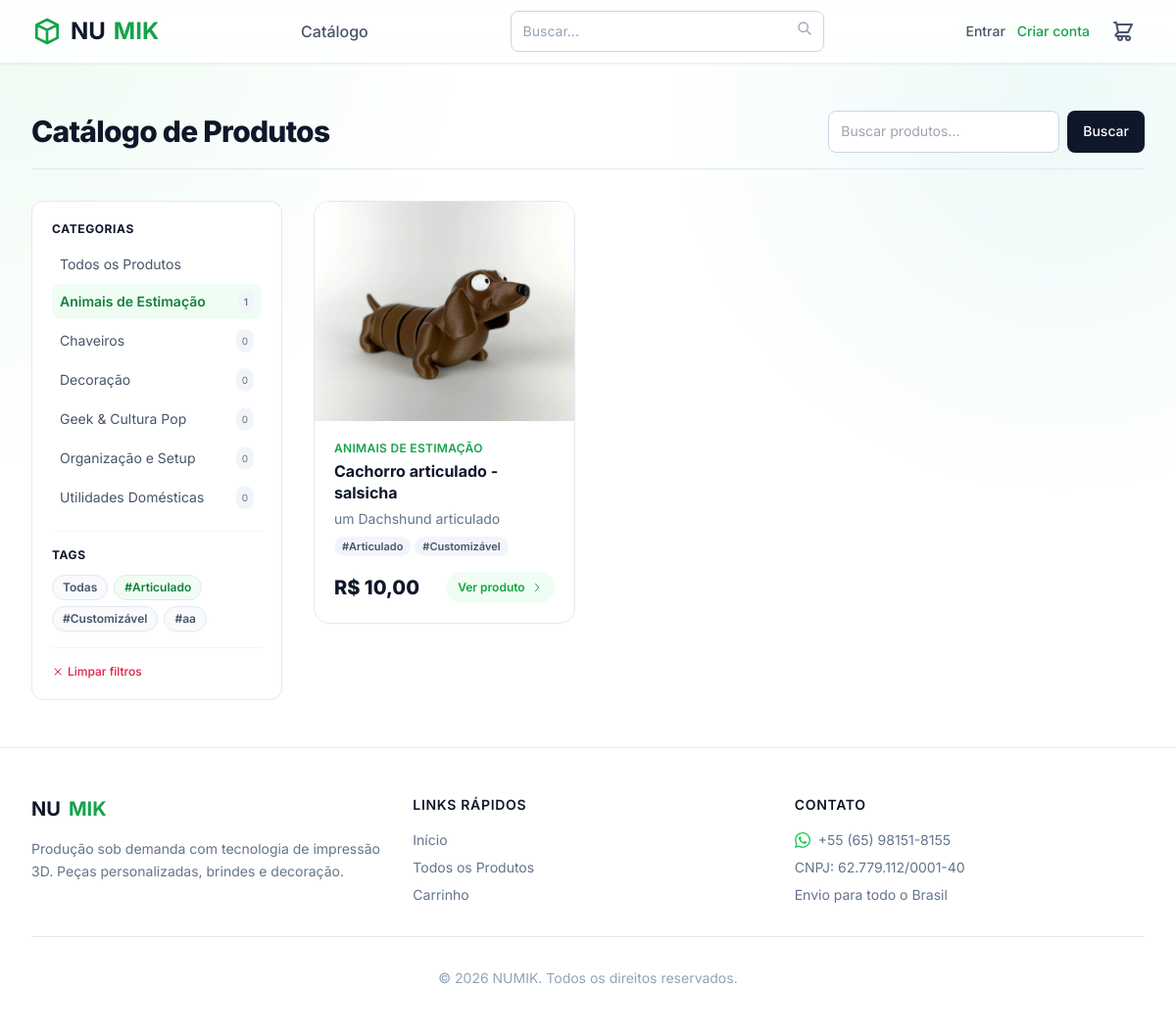
The page /produtos/?tag=articulado&categoria=pets on the database its author committed.
### catalog/models.py (models this page shows, shortened)
class Category(models.Model):
    name = models.CharField(max_length=150, verbose_name="Nome da Categoria")
    slug = models.SlugField(max_length=150, unique=True)
    description = models.TextField(blank=True, verbose_name="Descrição")
    class Meta:
        verbose_name = "Categoria"
        verbose_name_plural = "Categorias"
        ordering = ['name']

class Tag(models.Model):
    name = models.CharField(max_length=80, unique=True, verbose_name="Nome da Tag")
    slug = models.SlugField(max_length=80, unique=True)
    class Meta:
        verbose_name = "Tag"
        verbose_name_plural = "Tags"
        ordering = ['name']

class Product(models.Model):
    category = models.ForeignKey(Category, related_name='products', on_delete=models.SET_NULL, null=True, blank=True, verbose_name="Categoria")
    name = models.CharField(max_length=200, verbose_name="Nome do Produto")
    slug = models.SlugField(max_length=200, unique=True)
    short_description = models.CharField(max_length=255, verbose_name="Descrição Curta")
    description = models.TextField(verbose_name="Descrição Longa")
    base_price = models.DecimalField(max_digits=10, decimal_places=2, verbose_name="Preço Base")
    is_active = models.BooleanField(default=True, verbose_name="Ativo?")
    lead_time_text = models.CharField(max_length=100, default="Produção em 3 a 5 dias úteis", verbose_name="Prazo Estimado")
    tags = models.ManyToManyField(Tag, related_name='products', blank=True, verbose_name="Tags (#)")
    created_at = models.DateTimeField(auto_now_add=True)
    updated_at = models.DateTimeField(auto_now=True)
    class Meta:
        verbose_name = "Produto"
        verbose_name_plural = "Produtos"
        ordering = ['-created_at']
    def get_absolute_url(self):
        return reverse('catalog:product_detail', kwargs={'slug': self.slug})

class ProductImage(models.Model):
    product = models.ForeignKey(Product, related_name='images', on_delete=models.CASCADE)
    image = models.ImageField(upload_to='products/%Y/%m/%d', verbose_name="Imagem")
    alt_text = models.CharField(max_length=200, blank=True, verbose_name="Texto Alternativo (SEO)")
    order = models.PositiveIntegerField(default=0, verbose_name="Ordem")
    class Meta:
        verbose_name = "Imagem do Produto"
        verbose_name_plural = "Imagens do Produto"
        ordering = ['order']

### catalog/views.py (the view)
# urls.py: path('produtos/', views.product_list, name='product_list'),
def product_list(request):
    products = Product.objects.filter(is_active=True)
    category_slug = request.GET.get('categoria')
    if category_slug:
        products = products.filter(category__slug=category_slug)
    tag_slug = request.GET.get('tag')
    if tag_slug:
        products = products.filter(tags__slug=tag_slug)
    search_query = request.GET.get('q')
    if search_query:
        products = products.filter(name__icontains=search_query)
    categories = Category.objects.all()
    tags = Tag.objects.all()
    return render(request, 'catalog/product_list.html', {
        'products': products.distinct(),
        'categories': categories,
        'current_category': category_slug,
        'search_query': search_query,
        'current_tag': tag_slug,
        'tags': tags,
    })

### cart/cart.py (called while the page is built)
    def get_total_items(self):
        return sum(item['quantity'] for item in self.cart.values())

    def _normalize_cart_dict(self, cart_data):
        return {item_id: self._normalize_item(data) for item_id, data in (cart_data or {}).items() if isinstance(data, dict)}

### cart/context_processors.py (called while the page is built)
def cart(request):
    return {'cart': Cart(request)}

### templates/catalog/product_list.html (shortened to what this page needs)
{% extends 'base.html' %}
{% block content %}
<div class="max-w-7xl mx-auto px-4 sm:px-6 lg:px-8 py-8 sm:py-12">
    <div class="flex flex-col sm:flex-row justify-between items-start sm:items-center gap-4 mb-8 pb-4 border-b border-slate-200">
        <h1 class="text-2xl sm:text-3xl font-extrabold text-slate-900 tracking-tight text-balance">Catálogo de Produtos</h1>
        <form method="get" class="flex w-full sm:w-auto gap-2" role="search">
            <input type="search" id="search-catalog" name="q" value="{{ search_query|default:'' }}" placeholder="Buscar produtos..."
                autocomplete="off"
                class="flex-1 sm:w-64 bg-white border border-slate-300 rounded-lg py-2 px-4 text-sm focus:outline-none focus:ring-2 focus:ring-brand-500 focus:border-brand-500">
            <button type="submit"
                class="bg-slate-900 text-white px-4 py-2 rounded-lg hover:bg-slate-800 transition-colors text-sm font-medium whitespace-nowrap">
                Buscar
            </button>
        </form>
    </div>
    <div class="flex flex-col md:flex-row gap-6 lg:gap-8">
        <aside id="filter-panel" class="hidden md:block md:w-56 lg:w-64 flex-shrink-0" aria-label="Filtros de produto">
            <div class="bg-white border border-slate-200 rounded-xl p-5 md:sticky md:top-24 text-sm">
                <h3 class="font-bold text-slate-900 mb-3 uppercase tracking-wider text-xs">Categorias</h3>
                <ul class="space-y-1" role="list">
                    <li>
                        <a href="{% url 'catalog:product_list' %}{% if search_query %}?q={{ search_query }}{% endif %}"
                            class="flex items-center justify-between px-2 py-1.5 rounded-lg {% if not current_category %}text-brand-700 bg-brand-50 font-semibold{% else %}text-slate-600 hover:text-brand-600 hover:bg-slate-50{% endif %} transition-colors">
                            Todos os Produtos
                        </a>
                    </li>
                    {% for cat in categories %}
                    <li>
                        <a href="?categoria={{ cat.slug }}{% if search_query %}&q={{ search_query }}{% endif %}"
                            class="flex items-center justify-between px-2 py-1.5 rounded-lg {% if current_category == cat.slug %}text-brand-700 bg-brand-50 font-semibold{% else %}text-slate-600 hover:text-brand-600 hover:bg-slate-50{% endif %} transition-colors">
                            <span>{{ cat.name }}</span>
                            <span class="bg-slate-100 text-slate-500 text-[10px] px-1.5 py-0.5 rounded-full">{{ cat.products.count|default:0 }}</span>
                        </a>
                    </li>
                    {% endfor %}
                </ul>
                {% if tags %}
                <hr class="my-4 border-slate-100">
                <h3 class="font-bold text-slate-900 mb-3 uppercase tracking-wider text-xs">Tags</h3>
                <div class="flex flex-wrap gap-1.5">
                    <a href="{% url 'catalog:product_list' %}{% if current_category %}?categoria={{ current_category }}{% endif %}"
                        class="px-2.5 py-1 rounded-full text-xs font-semibold border {% if not current_tag %}bg-brand-50 text-brand-700 border-brand-200{% else %}bg-slate-50 text-slate-600 border-slate-200 hover:border-brand-300 hover:text-brand-700{% endif %} transition-colors">
                        Todas
                    </a>
                    {% for tag in tags %}
                    <a href="?tag={{ tag.slug }}{% if current_category %}&categoria={{ current_category }}{% endif %}"
                        class="px-2.5 py-1 rounded-full text-xs font-semibold border {% if current_tag == tag.slug %}bg-brand-50 text-brand-700 border-brand-200{% else %}bg-slate-50 text-slate-600 border-slate-200 hover:border-brand-300 hover:text-brand-700{% endif %} transition-colors">
                        #{{ tag.name }}
                    </a>
                    {% endfor %}
                </div>
                {% endif %}
                {% if current_category or current_tag or search_query %}
                <div class="mt-4 pt-4 border-t border-slate-100">
                    <a href="{% url 'catalog:product_list' %}" class="text-xs text-rose-600 hover:text-rose-700 font-medium flex items-center gap-1 transition-colors">
                        <svg class="w-3 h-3" fill="none" stroke="currentColor" viewBox="0 0 24 24" aria-hidden="true"><path stroke-linecap="round" stroke-linejoin="round" stroke-width="2" d="M6 18L18 6M6 6l12 12"></path></svg>
                        Limpar filtros
                    </a>
                </div>
                {% endif %}
            </div>
        </aside>
        <div class="flex-1 min-w-0">
            <ul role="list" class="grid grid-cols-1 xs:grid-cols-2 sm:grid-cols-2 lg:grid-cols-3 gap-4 sm:gap-6">
                {% for product in products %}
                <li class="group bg-white rounded-2xl border border-slate-200 overflow-hidden hover:shadow-xl hover:border-brand-400 transition-all duration-300 flex flex-col">
                    <a href="{{ product.get_absolute_url }}" class="block relative overflow-hidden bg-slate-100 h-48 sm:h-56" tabindex="-1" aria-hidden="true">
                        {% if product.images.first %}
                        <img src="{{ product.images.first.image.url }}"
                            alt=""
                            width="400" height="300"
                            loading="lazy"
                            class="w-full h-full object-cover object-center group-hover:scale-105 transition-transform duration-500">
                        {% endif %}
                    </a>
                    <div class="p-4 sm:p-5 flex-1 flex flex-col justify-between">
                        <div>
                            <p class="text-xs font-semibold text-brand-600 mb-1 uppercase tracking-wide">
                                {{ product.category.name|default:"Geral" }}
                            </p>
                            <h2 class="text-base font-bold text-slate-900 mb-1.5 leading-snug">
                                <a href="{{ product.get_absolute_url }}" class="hover:text-brand-600 transition-colors focus-visible:ring-2 focus-visible:ring-brand-500 focus-visible:outline-none rounded">
                                    {{ product.name }}
                                </a>
                            </h2>
                            <p class="text-slate-500 text-sm line-clamp-2">{{ product.short_description }}</p>
                            {% if product.tags.all %}
                            <div class="flex flex-wrap gap-1 mt-2">
                                {% for tag in product.tags.all %}
                                <span class="px-2 py-0.5 rounded-full bg-slate-100 text-[11px] font-semibold text-slate-600">#{{ tag.name }}</span>
                                {% endfor %}
                            </div>
                            {% endif %}
                        </div>
                        <div class="flex items-center justify-between mt-4 gap-2">
                            <span class="text-xl font-extrabold text-slate-900">R$&nbsp;{{ product.base_price }}</span>
                            <a href="{{ product.get_absolute_url }}"
                                class="inline-flex items-center gap-1.5 text-xs font-semibold text-brand-600 hover:text-brand-700 bg-brand-50 hover:bg-brand-100 px-3 py-2 rounded-full transition-colors focus-visible:ring-2 focus-visible:ring-brand-500 focus-visible:outline-none whitespace-nowrap"
                                aria-label="Ver detalhes de {{ product.name }}">
                                Ver produto
                                <svg class="w-3 h-3" fill="none" stroke="currentColor" viewBox="0 0 24 24" aria-hidden="true"><path stroke-linecap="round" stroke-linejoin="round" stroke-width="2" d="M9 5l7 7-7 7"/></svg>
                            </a>
                        </div>
                    </div>
                </li>
                {% endfor %}
            </ul>
        </div>
    </div>
</div>
{% endblock %}

### templates/base.html (style rules this page uses)
body { background-image: radial-gradient(circle at top left, rgba(34, 197, 94, 0.08), transparent 30%), radial-gradient(circle at 90% 10%, rgba(20, 184, 166, 0.08), transparent 28%); }
input:not([type=radio]):not([type=checkbox]), select, textarea { border-radius: 0.5rem; border: 1px solid #cbd5e1; padding: 0.65rem 0.75rem; width: 100%; background: #fff; transition: border-color 0.2s, box-shadow 0.2s; }

### rows shown on the page
Category: name "Animais de Estimação", products.count "1"
Category: name "Chaveiros", products.count "0"
Category: name "Decoração", products.count "0"
Category: name "Geek & Cultura Pop", products.count "0"
Category: name "Organização e Setup", products.count "0"
Category: name "Utilidades Domésticas", products.count "0"
Tag: name "Articulado"
Tag: name "Customizável"
Tag: name "aa"
Product: images.first.image (picture), category.name "ANIMAIS DE ESTIMAÇÃO", name "Cachorro articulado - salsicha", short_description "um Dachshund articulado", base_price "10,00"
